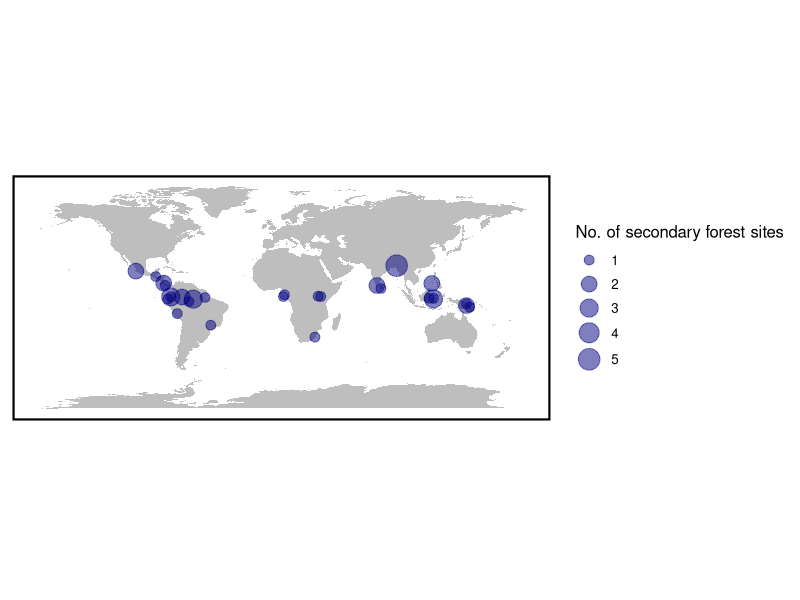
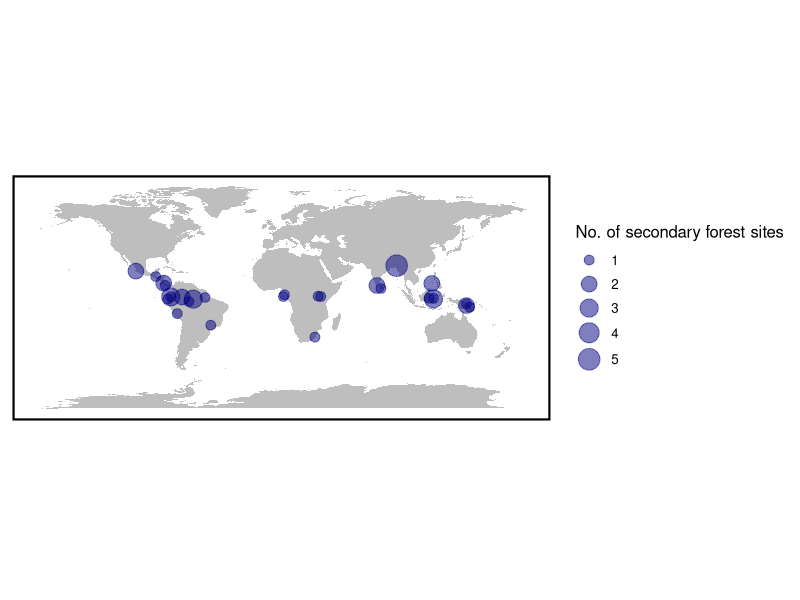
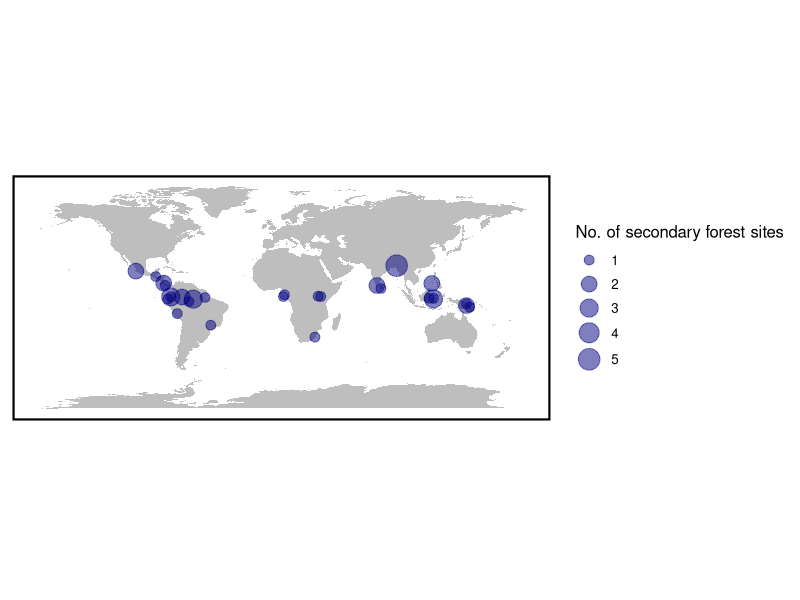

The R source for these figures, in order:
# map using ggplot
install.packages("maps")
install.packages("ggplot2")

library(ggplot2)
library(maps)
site_data<-read.csv("Data/Site Locations.csv",header=T)

theme_set(theme_bw(base_size=12))
world<-map_data("world")
p1<- ggplot()
p2<- p1 + geom_polygon( data=world, aes(x=long, y=lat, group = group),fill="grey")#Create a base plot
p3 <- p2 + geom_point( data=site_data, aes(x=long, y=lat, size =Secondary.Sites), color="navyblue",alpha=0.5) + scale_size(name="No. of secondary forest sites",range=c(3,7))
p4<- p3 + coord_equal(xlim = c(-150,160),ylim=c(-40,40))
p5 <- p4 + theme(legend.title = element_text()) + theme(legend.text = element_text())
p6<-p5+theme(panel.grid.major = element_blank(),
        panel.grid.minor = element_blank(),
        panel.border = element_rect(size=1.5,colour="black",fill=NA),
        axis.text.x=element_blank(),
        axis.text.y=element_blank(),
        axis.ticks=element_blank(),
        axis.title.x=element_blank(),
        axis.title.y=element_blank())
p6+coord_equal()


ggsave(filename = "Figures/Study_locations.pdf",width = 8,height=4,units='in',dpi=400)
ggsave(filename = "Figures/Study_locations.png",width = 8,height=4,units='in',dpi=400)
